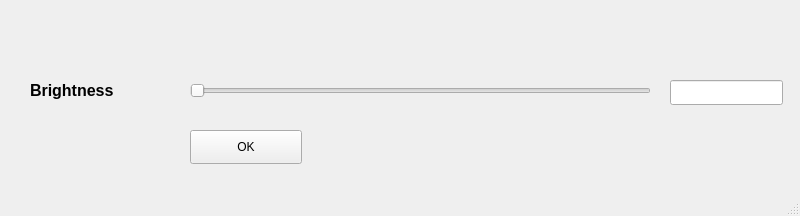
<?xml version="1.0" encoding="UTF-8"?>
<ui version="4.0">
 <class>MainWindow</class>
 <widget class="QMainWindow" name="MainWindow">
  <property name="geometry">
   <rect>
    <x>0</x>
    <y>0</y>
    <width>800</width>
    <height>216</height>
   </rect>
  </property>
  <property name="windowTitle">
   <string>MainWindow</string>
  </property>
  <widget class="QWidget" name="centralwidget">
   <widget class="QLabel" name="label">
    <property name="geometry">
     <rect>
      <x>30</x>
      <y>70</y>
      <width>151</width>
      <height>41</height>
     </rect>
    </property>
    <property name="text">
     <string>&lt;html&gt;&lt;head/&gt;&lt;body&gt;&lt;p&gt;&lt;span style=&quot; font-size:12pt; font-weight:600;&quot;&gt;Brightness&lt;/span&gt;&lt;/p&gt;&lt;/body&gt;&lt;/html&gt;</string>
    </property>
   </widget>
   <widget class="QSlider" name="horizontalSlider">
    <property name="geometry">
     <rect>
      <x>190</x>
      <y>80</y>
      <width>461</width>
      <height>22</height>
     </rect>
    </property>
    <property name="minimumSize">
     <size>
      <width>461</width>
      <height>22</height>
     </size>
    </property>
    <property name="maximumSize">
     <size>
      <width>461</width>
      <height>22</height>
     </size>
    </property>
    <property name="orientation">
     <enum>Qt::Horizontal</enum>
    </property>
   </widget>
   <widget class="QLineEdit" name="lineEdit">
    <property name="geometry">
     <rect>
      <x>670</x>
      <y>80</y>
      <width>113</width>
      <height>25</height>
     </rect>
    </property>
   </widget>
   <widget class="QPushButton" name="pushButton">
    <property name="geometry">
     <rect>
      <x>190</x>
      <y>130</y>
      <width>112</width>
      <height>34</height>
     </rect>
    </property>
    <property name="text">
     <string>OK</string>
    </property>
   </widget>
  </widget>
  <widget class="QStatusBar" name="statusbar"/>
 </widget>
 <resources/>
 <connections/>
</ui>
